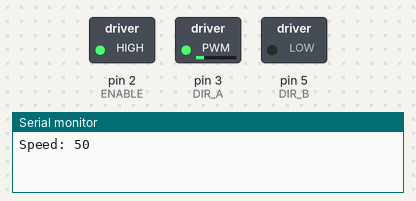
A sketch run on a simulated Arduino Uno, built with avr-gcc and run on an emulated ATmega328P. On the bench: switched loads named in the sketch (green lamp = pin HIGH), the last lines printed to the serial monitor.

Above: at 0.05 s.
At 19.95 s:
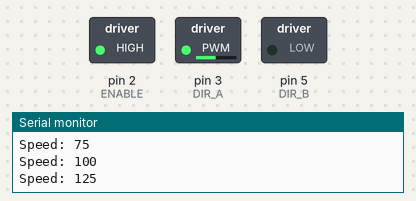
At 29.95 s:
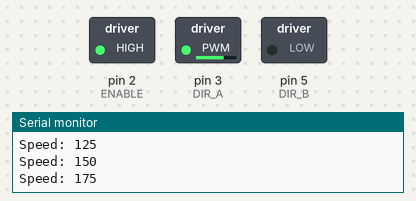
At 39.95 s:
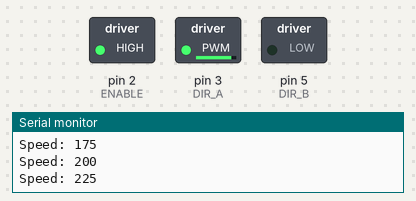
Timing chart, 0 to 46.0 s (numbered marks = the images above):
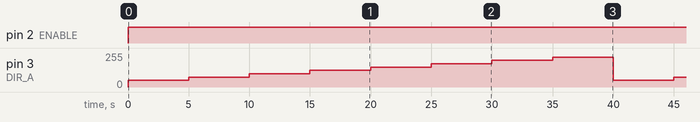

Measured:
- by itself, pin 2 (ENABLE): LOW → HIGH at 0.00 s
- by itself, pin 3 (DIR_A): repeats every 40.0 s: 75/255 5.0 s, 100/255 5.0 s, 125/255 5.0 s, 150/255 5.0 s, 175/255 5.0 s, 200/255 5.0 s, 225/255 5.0 s, 50/255 5.0 s

The sketch:

dc-motor-speed.ino
```cpp
const int ENABLE = 2;
const int DIR_A = 3;	// PWM Pin
const int DIR_B = 5;	// PWM Pin

void setup()
{
  	Serial.begin(115200);

    pinMode(ENABLE,OUTPUT);
    pinMode(DIR_A,OUTPUT);
    pinMode(DIR_B,OUTPUT);
}

void loop()
{
    digitalWrite(ENABLE,HIGH);
    digitalWrite(DIR_A,LOW);
    digitalWrite(DIR_B,LOW);

    for(int speed=50; speed < 250; speed += 25)
    {
  	  Serial.print("Speed: ");
      Serial.println(speed);
      analogWrite(DIR_A,speed);
      digitalWrite(DIR_B,LOW);
      delay(5000);
    }
}
```
